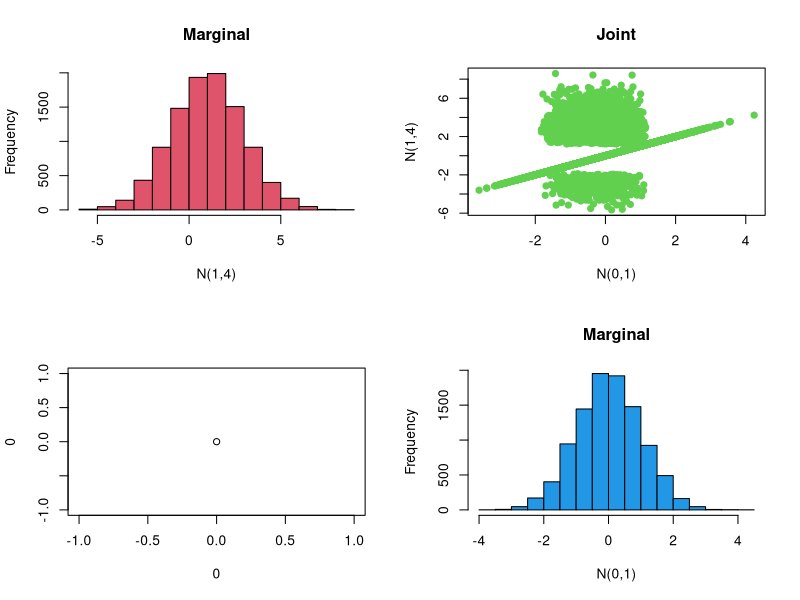
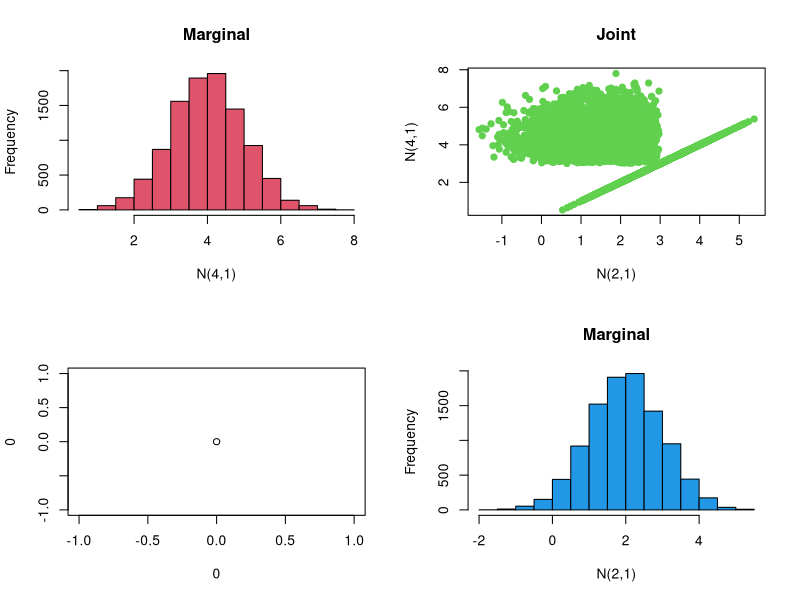
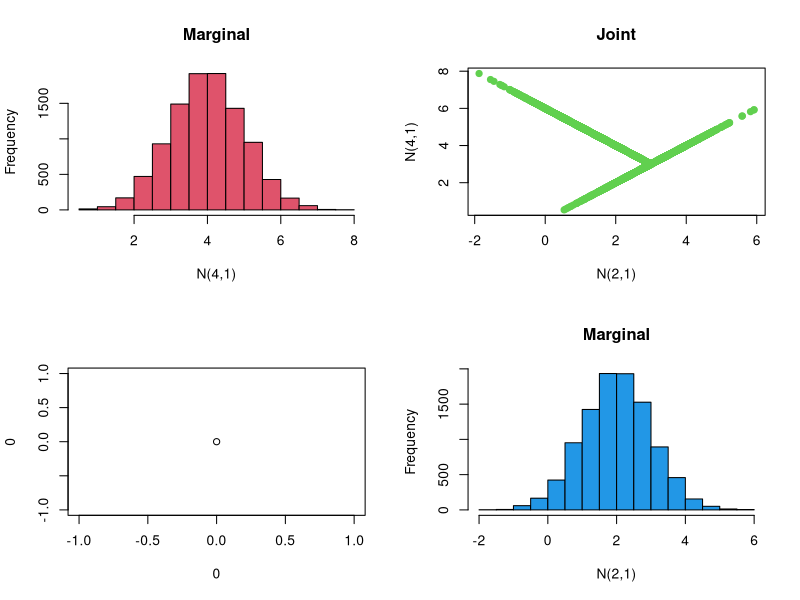
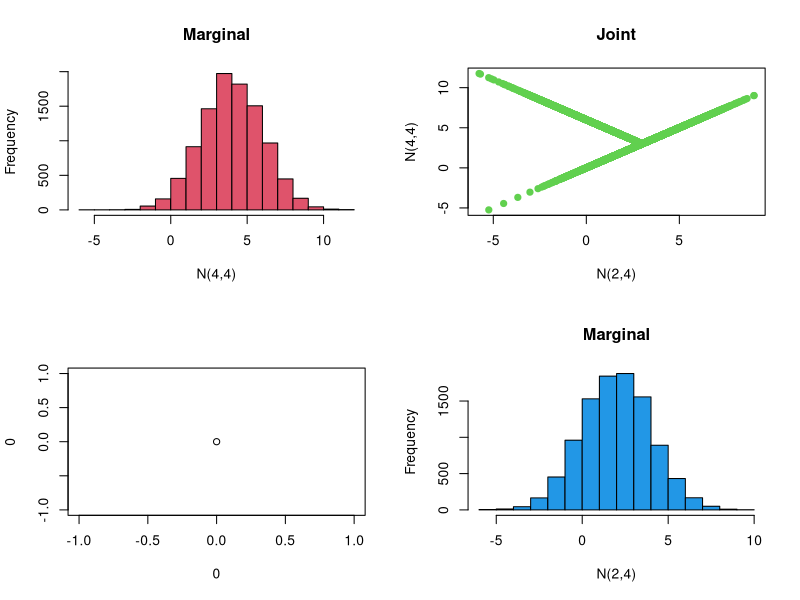
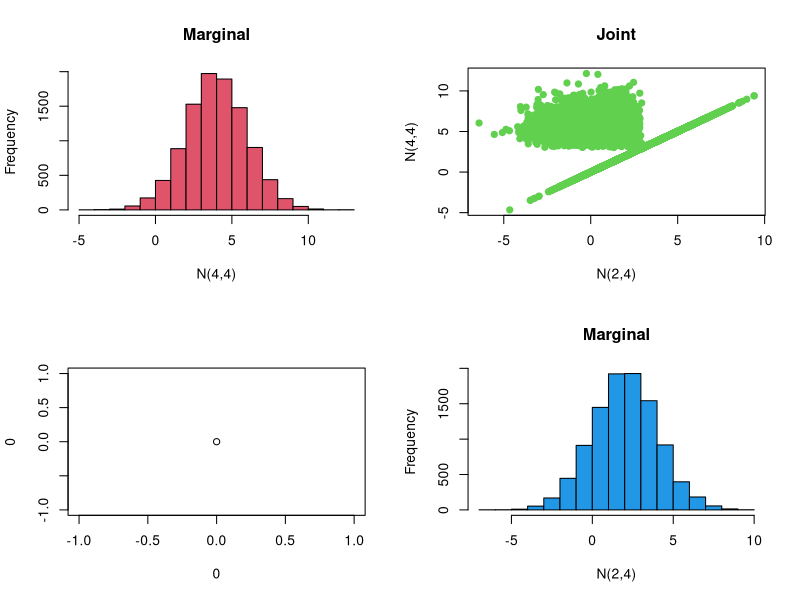

The R source for these figures, in order:
############################################################
## coupling.R
## Looking at couplings of random variables
## Simple gamma coupling and a reflection maximal coupling
## All univariate, which is not the best case for reflection
############################################################


############################################################
## Maximal (gamma) coupling
############################################################
rcouple = function(rp, dp, rq, dq) {
    x = rp()
    w = runif(1,0,dp(x))
    if (w < dq(x))
        return(c(x,x))
    else repeat {
        ys = rq()
        ws = runif(1,0,dq(ys))
        if (ws > dp(ys))
            return(c(x,ys))
        }
    }
############################################################


## Simple Gaussian example
coupled = function()
    rcouple(
        function() rnorm(1,0,1),
        function(x) dnorm(x,0,1),
        function() rnorm(1,1,2),
        function(x) dnorm(x,1,2)
        )
xm = t(sapply(1:10000, function(x) coupled()))
doPlot = function(xm) {
    op = par(mfrow=c(2,2))
    hist(xm[,2],xlab="N(1,4)",col=2, main="Marginal")
    plot(xm,pch=19,col=3,xlab="N(0,1)",ylab="N(1,4)", main="Joint")
    plot(0,0)
    hist(xm[,1],xlab="N(0,1)",col=4, main="Marginal")
    par(op)
}
doPlot(xm)
message("Gamma coupling, unequal variance")
print(summary(xm))
print(var(xm))
print(cor(xm)[2,1])

## Gaussian's with the same variance
coupled = function()
    rcouple(
        function() rnorm(1,2,1),
        function(x) dnorm(x,2,1),
        function() rnorm(1,4,1),
        function(x) dnorm(x,4,1)
        )
xm = t(sapply(1:10000, function(x) coupled()))
doPlot = function(xm) {
    op = par(mfrow=c(2,2))
    hist(xm[,2],xlab="N(4,1)",col=2, main="Marginal")
    plot(xm,pch=19,col=3,xlab="N(2,1)",ylab="N(4,1)", main="Joint")
    plot(0,0)
    hist(xm[,1],xlab="N(2,1)",col=4, main="Marginal")
    par(op)
}
doPlot(xm)
message("Gamma coupling, sd=1")
print(summary(xm))
print(var(xm))
print(cor(xm)[2,1])


############################################################
## Reflection maximal coupling
############################################################
refcouple = function(m1, m2, sd) {
    xd = rnorm(1,0,1)
    u = runif(1,0,1)
    if (u < dnorm(xd + (m1-m2)/sd)/dnorm(xd))
        c(m1 + sd*xd, m1 + sd*xd)
    else
        c(m1 + sd*xd, m2 - sd*xd )
}
############################################################


## Previous example with a reflection maximal coupling
coupled = function()
    refcouple(2,4,1)
xm = t(sapply(1:10000, function(x) coupled()))
doPlot(xm)
message("Reflection, sd=1")
print(summary(xm))
print(var(xm))
print(cor(xm)[2,1])

## Now an sd of 2
coupled = function()
    refcouple(2,4,2)
xm = t(sapply(1:10000, function(x) coupled()))
doPlot = function(xm) {
    op = par(mfrow=c(2,2))
    hist(xm[,2],xlab="N(4,4)",col=2, main="Marginal")
    plot(xm,pch=19,col=3,xlab="N(2,4)",ylab="N(4,4)", main="Joint")
    plot(0,0)
    hist(xm[,1],xlab="N(2,4)",col=4, main="Marginal")
    par(op)
}
doPlot(xm)
message("Reflection, sd=2")
print(summary(xm))
print(var(xm))
print(cor(xm)[2,1])

## Compare against gamma coupling
coupled = function()
    rcouple(
        function() rnorm(1,2,2),
        function(x) dnorm(x,2,2),
        function() rnorm(1,4,2),
        function(x) dnorm(x,4,2)
        )
xm = t(sapply(1:10000, function(x) coupled()))
doPlot(xm)
message("Gamma, sd=2")
print(summary(xm))
print(var(xm))
print(cor(xm)[2,1])



############################################################
## eof
############################################################

